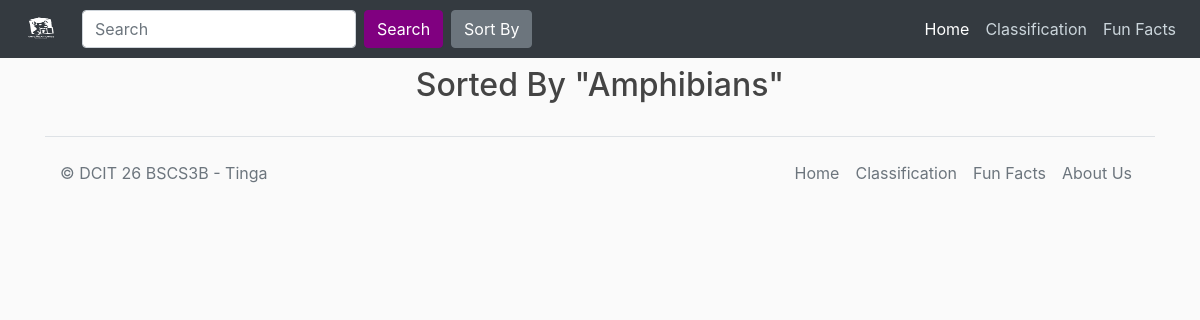
The app's page /Sorted/Amphibians/, older data.
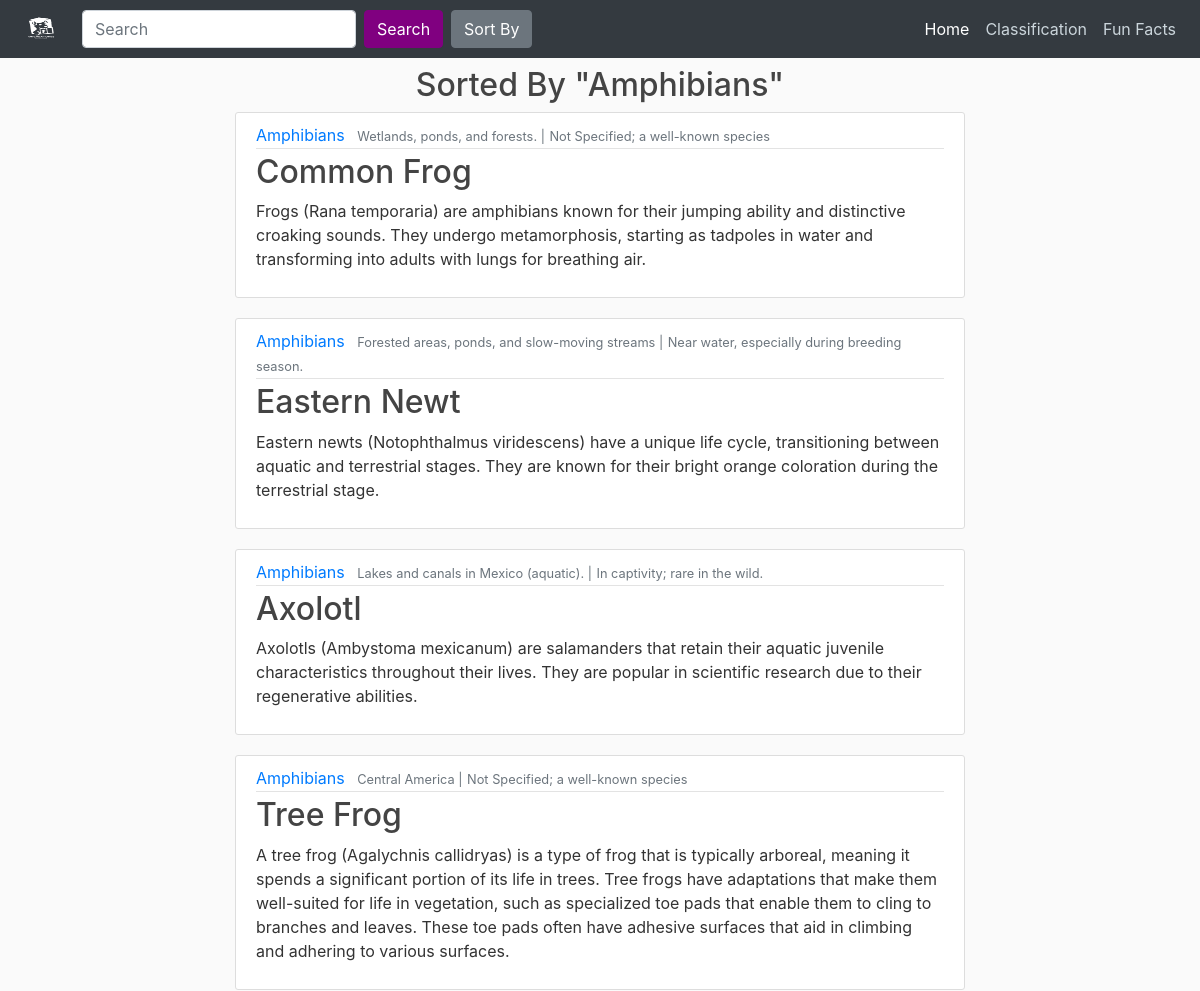
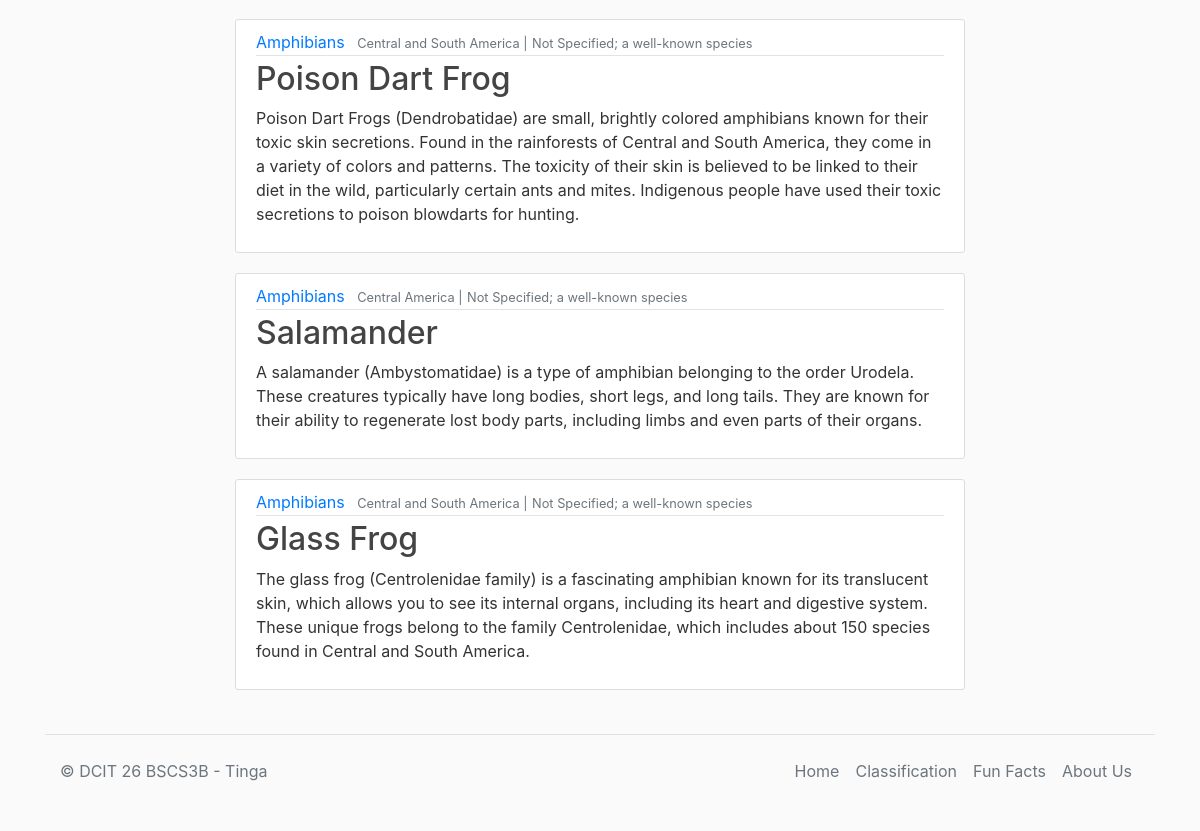
The same page, newer data (2 pictures, top to bottom).
### blog/models.py (models this page shows, shortened)
class Post(models.Model):
	an_type = models.CharField(max_length=100)
	animal_cat = models.CharField(max_length=50)
	animal = models.CharField(max_length=100)
	definition = models.TextField()
	location_discovered = models.CharField(max_length=100)
	location = models.CharField(max_length=100)
	more_info = models.TextField(null=True, blank=True)
	image_name = models.CharField(max_length=50)
	image = models.ImageField(upload_to="img/%y", height_field=None, width_field=None, max_length=None)
	sci_name = models.CharField(max_length=255)
	fav_food = models.CharField(max_length=255)

### blog/views.py (the view)
# urls.py: path('Sorted/<str:animal_type>/', views.sort_animals, name='blog-animals'),
def sort_animals(request, animal_type=None):
    if animal_type:
        sort_query = Post.objects.filter(an_type = animal_type)
    else:
        sort_query = Post.objects.all()
        sci_name = sort_query.values_list('sci_name', flat=True)
        fav_food = sort_query.values_list('fav_food', flat=True)
        animal_cat = sci_name = sort_query.values_list('animal_cat', flat=True)
    context1 = {
        'posts' : sort_query,
        'selected_animal_type' : animal_type,
    }
    return render(request, 'blog/sorting.html', context1)

### blog/templates/blog/sorting.html (shortened to what this page needs)
{% extends 'blog/base.html' %}
{% block content %}
<div>
{% if selected_animal_type %}
    <h2 style='text-align: center;'>Sorted By "{{ selected_animal_type }}"</h2>
{% endif %}
</div>
<div>
  {% for post in posts %}
    <article class="media content-section mt-2 zoom-container">
          <div class="media-body">
            <div class="article-metadata">
              <a class="mr-2" href="{% url 'blog:blog-animals2' post.an_type %}">{{ post.an_type }}</a>
              <small class="text-muted">{{ post.location_discovered }} |</small>
              <small class="text-muted">{{ post.location }}</small>
            </div>
            <h2><a class="article-title" href="{% url 'blog:blog-info' post.animal %}">{{ post.animal }}</a></h2>
            <p class="article-content">{{ post.definition }}</p>
          </div>
        </article>
  {% endfor %}
</div>
{% endblock %}

Row changes from the older to the newer data that the page shows:
now on this page (row edited): Post: an_type "Amphibians", location_discovered "Wetlands, ponds, and forests.", location "Not Specified; a well-known species", animal "Common Frog", definition "Frogs (Rana temporaria) are amphibians known for their jumping ability and distinctive croaking sounds. They undergo metamorphosis, starting as tadpoles in water and transforming into adults with lungs for breathing air."
now on this page (row edited): Post: an_type "Amphibians", location_discovered "Forested areas, ponds, and slow-moving streams", location "Near water, especially during breeding season.", animal "Eastern Newt", definition "Eastern newts (Notophthalmus viridescens) have a unique life cycle, transitioning between aquatic and terrestrial stages. They are known for their bright orange coloration during the terrestrial stage."
now on this page (row edited): Post: an_type "Amphibians", location_discovered "Lakes and canals in Mexico (aquatic).", location "In captivity; rare in the wild.", animal "Axolotl", definition "Axolotls (Ambystoma mexicanum) are salamanders that retain their aquatic juvenile characteristics throughout their lives. They are popular in scientific research due to their regenerative abilities."
now on this page (row edited): Post: an_type "Amphibians", location_discovered "Central America", location "Not Specified; a well-known species", animal "Tree Frog", definition "A tree frog (Agalychnis callidryas) is a type of frog that is typically arboreal, meaning it spends a significant portion of its life in trees. Tree frogs have adaptations that make them well-suited for life in vegetation, such as specialized toe pads that enable them to cling to branches and leaves. These toe pads often have adhesive surfaces that aid in climbing and adhering to various surfaces."
now on this page (row edited): Post: an_type "Amphibians", location_discovered "Central and South America", location "Not Specified; a well-known species", animal "Poison Dart Frog", definition "Poison Dart Frogs (Dendrobatidae) are small, brightly colored amphibians known for their toxic skin secretions. Found in the rainforests of Central and South America, they come in a variety of colors and patterns. The toxicity of their skin is believed to be linked to their diet in the wild, particularly certain ants and mites. Indigenous people have used their toxic secretions to poison blowdarts for hunting."
now on this page (row edited): Post: an_type "Amphibians", location_discovered "Central America", location "Not Specified; a well-known species", animal "Salamander", definition "A salamander (Ambystomatidae) is a type of amphibian belonging to the order Urodela. These creatures typically have long bodies, short legs, and long tails. They are known for their ability to regenerate lost body parts, including limbs and even parts of their organs."
now on this page (row edited): Post: an_type "Amphibians", location_discovered "Central and South America", location "Not Specified; a well-known species", animal "Glass Frog", definition "The glass frog (Centrolenidae family) is a fascinating amphibian known for its translucent skin, which allows you to see its internal organs, including its heart and digestive system. These unique frogs belong to the family Centrolenidae, which includes about 150 species found in Central and South America."
